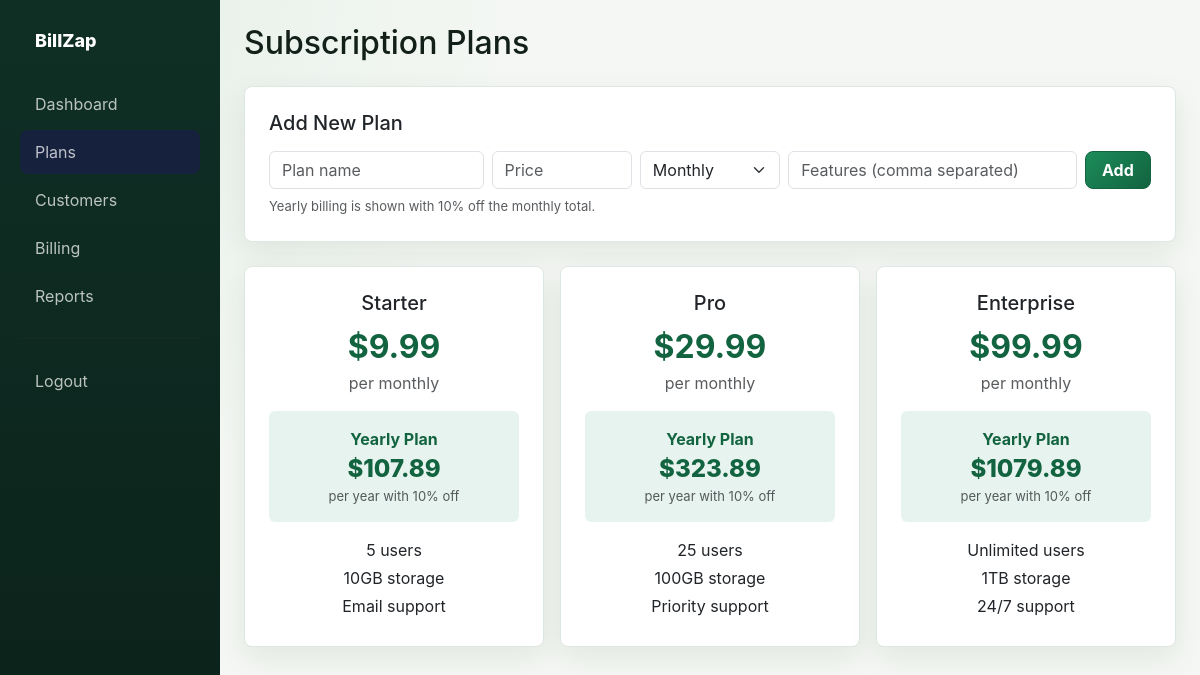
The page /admin/plans (signed in) on the database its author committed.
### app.py (models this page shows)
class Plan(db.Model):
    id        = db.Column(db.Integer, primary_key=True)
    name      = db.Column(db.String(100), nullable=False)
    price     = db.Column(db.Float, nullable=False)
    interval  = db.Column(db.String(20), default='monthly')
    features  = db.Column(db.String(500))
    customers = db.relationship('Customer', backref='plan', lazy=True)

### app.py (the view, shortened to what this page needs)
@app.route('/admin/plans', methods=['GET', 'POST'])
@admin_required
def plans():
    return render_template('plans.html', plans=Plan.query.all())

### app.py (called while the page is built)
def admin_required(f):
    @functools.wraps(f)
    def decorated(*args, **kwargs):
        if not current_user.is_authenticated or current_user.role != 'admin':
            flash('Admin access required', 'error')
            return redirect(url_for('admin_login'))
        return f(*args, **kwargs)
    return decorated

@login_manager.user_loader
def load_user(user_id):
    return User.query.get(int(user_id))

### templates/plans.html (shortened to what this page needs)
<!DOCTYPE html>
<html>
<head>
  <link href="https://cdn.jsdelivr.net/npm/bootstrap@5.3.0/dist/css/bootstrap.min.css" rel="stylesheet">
  <link href="/static/billing-ui.css" rel="stylesheet">
</head>
<body>
<div class="d-flex">
  <div class="sidebar" style="width:220px;min-width:220px;">
    <h4>BillZap</h4>
    <a href="/admin/dashboard">Dashboard</a>
    <a href="/admin/plans" style="background:#16213e;color:#fff;">Plans</a>
    <a href="/admin/customers">Customers</a>
    <a href="/admin/billing">Billing</a>
    <a href="/admin/reports">Reports</a>
    <hr style="border-color:#333; margin:20px 0;">
    <a href="/admin/logout" style="color:#f45c43;">Logout</a>
</div>
  <div class="flex-grow-1 p-4">
    <h2 class="mb-4">Subscription Plans</h2>
    <div class="card p-4 mb-4">
      <h5 class="mb-3">Add New Plan</h5>
      <form method="POST">
        <div class="row g-2">
          <div class="col-md-3"><input name="name" class="form-control" placeholder="Plan name" required></div>
          <div class="col-md-2"><input name="price" type="number" step="0.01" class="form-control" placeholder="Price" required></div>
          <div class="col-md-2">
            <select name="interval" class="form-select">
              <option value="monthly">Monthly</option>
            </select>
          </div>
          <div class="col-md-4"><input name="features" class="form-control" placeholder="Features (comma separated)"></div>
          <div class="col-md-1"><button class="btn btn-primary w-100">Add</button></div>
        </div>
        <div class="text-muted mt-2" style="font-size:13px;">Yearly billing is shown with 10% off the monthly total.</div>
      </form>
    </div>
    <div class="row g-3">
      {% for plan in plans %}
      <div class="col-md-4">
        <div class="card p-4 text-center">
          <h5>{{ plan.name }}</h5>
          <div style="font-size:32px;font-weight:700;color:#12633f;">${{ plan.price }}</div>
          <div class="text-muted mb-3">per {{ plan.interval }}</div>
          {% set yearly_price = plan.price * 12 * 0.9 %}
          <div class="p-3 mb-3 rounded" style="background:rgba(28,140,90,.10);">
            <div class="fw-bold" style="color:#12633f;">Yearly Plan</div>
            <div style="font-size:24px;font-weight:800;color:#12633f;">${{ "%.2f"|format(yearly_price) }}</div>
            <div class="text-muted" style="font-size:13px;">per year with 10% off</div>
          </div>
          {% for f in plan.features.split(',') %}
          <div class="mb-1"> {{ f.strip() }}</div>
          {% endfor %}
        </div>
      </div>
      {% endfor %}
    </div>
  </div>
</div>
</body>
</html>

### static/billing-ui.css (style rules this page uses)
:root { --ink: #13201a; --muted: #66736c; --line: #dfe7e2; --paper: #ffffff; --canvas: #f4f7f3; --nav: #0f2f25; --nav-2: #174536; --money: #1c8c5a; --money-dark: #12633f; --gold: #d89a22; --danger: #c84630; }
* { letter-spacing: 0; }
body { background: radial-gradient(circle at top left, rgba(28, 140, 90, 0.08), transparent 32rem), var(--canvas) !important; color: var(--ink); font-family: Inter, "Segoe UI", Arial, sans-serif; }
.navbar, .topbar, .sidebar { background: linear-gradient(180deg, var(--nav), #0b211a) !important; }
.brand, .navbar-brand, .sidebar h4 { color: #fff !important; font-weight: 800 !important; }
.nav-link, .topbar .nav-links a, .sidebar a { color: rgba(255, 255, 255, 0.72) !important; }
.card, .login-card, .register-card, .plan-card, .feature-box, .content-card { border: 1px solid var(--line) !important; border-radius: 8px !important; box-shadow: 0 10px 30px rgba(20, 45, 31, 0.08) !important; }
.card, .login-card, .register-card, .feature-box, .content-card { background: var(--paper) !important; }
.btn-primary, .btn-success, .btn-login, .btn-admin, .btn-register, .btn-hero, .btn-pay { background: linear-gradient(135deg, var(--money), var(--money-dark)) !important; border-color: var(--money-dark) !important; color: #fff !important; border-radius: 8px !important; font-weight: 700 !important; }

### templates/plans.html (style rules this page uses)
body { background:#f8f9fa; }
.sidebar { background:#1a1a2e;min-height:100vh;padding:20px; }
.sidebar a { color:#aaa;display:block;padding:10px 15px;border-radius:8px;text-decoration:none;margin-bottom:4px; }
.sidebar h4 { color:#fff;padding:10px 15px;margin-bottom:20px;font-size:18px; }
.card { border:none;border-radius:12px;box-shadow:0 2px 10px rgba(0,0,0,0.06); }

### rows shown on the page
Plan: name "Starter", price "9.99", interval "monthly", yearly_price "107.89", strip "5 users" "10GB storage" "Email support"
Plan: name "Pro", price "29.99", interval "monthly", yearly_price "323.89", strip "25 users" "100GB storage" "Priority support"
Plan: name "Enterprise", price "99.99", interval "monthly", yearly_price "1079.89", strip "Unlimited users" "1TB storage" "24/7 support"
